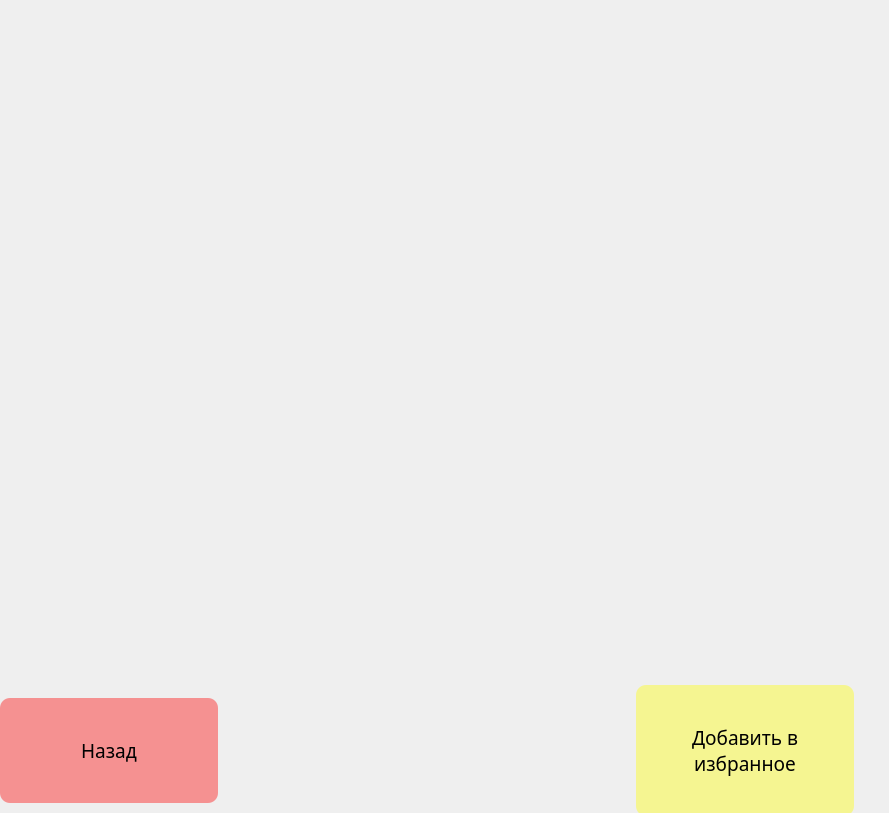
<?xml version="1.0" encoding="UTF-8"?>
<ui version="4.0">
 <class>AltWidget</class>
 <widget class="QWidget" name="AltWidget">
  <property name="geometry">
   <rect>
    <x>0</x>
    <y>0</y>
    <width>889</width>
    <height>813</height>
   </rect>
  </property>
  <property name="windowTitle">
   <string>alt</string>
  </property>
  <widget class="QWidget" name="layoutWidget">
   <property name="geometry">
    <rect>
     <x>0</x>
     <y>0</y>
     <width>854</width>
     <height>816</height>
    </rect>
   </property>
   <property name="font">
    <font>
     <pointsize>14</pointsize>
    </font>
   </property>
   <layout class="QGridLayout" name="gridLayout">
    <property name="horizontalSpacing">
     <number>100</number>
    </property>
    <item row="1" column="2">
     <widget class="QPushButton" name="top_next">
      <property name="font">
       <font>
        <pointsize>64</pointsize>
       </font>
      </property>
      <property name="styleSheet">
       <string notr="true">padding: 25;
outline: none;
border: none;</string>
      </property>
      <property name="text">
       <string/>
      </property>
      <property name="iconSize">
       <size>
        <width>300</width>
        <height>300</height>
       </size>
      </property>
     </widget>
    </item>
    <item row="0" column="1">
     <widget class="QPushButton" name="glasses">
      <property name="font">
       <font>
        <pointsize>64</pointsize>
       </font>
      </property>
      <property name="styleSheet">
       <string notr="true">padding: 25;
outline: none;
border: none;</string>
      </property>
      <property name="text">
       <string/>
      </property>
      <property name="iconSize">
       <size>
        <width>200</width>
        <height>150</height>
       </size>
      </property>
     </widget>
    </item>
    <item row="5" column="2">
     <widget class="QPushButton" name="shoes_next">
      <property name="font">
       <font>
        <pointsize>64</pointsize>
       </font>
      </property>
      <property name="styleSheet">
       <string notr="true">padding: 25;
outline: none;
border: none;</string>
      </property>
      <property name="text">
       <string/>
      </property>
      <property name="iconSize">
       <size>
        <width>300</width>
        <height>300</height>
       </size>
      </property>
     </widget>
    </item>
    <item row="0" column="0">
     <widget class="QPushButton" name="glasses_prev">
      <property name="font">
       <font>
        <pointsize>64</pointsize>
       </font>
      </property>
      <property name="styleSheet">
       <string notr="true">padding: 25;
outline: none;
border: none;</string>
      </property>
      <property name="text">
       <string/>
      </property>
      <property name="iconSize">
       <size>
        <width>300</width>
        <height>300</height>
       </size>
      </property>
     </widget>
    </item>
    <item row="1" column="0">
     <widget class="QPushButton" name="top_prev">
      <property name="font">
       <font>
        <pointsize>64</pointsize>
       </font>
      </property>
      <property name="styleSheet">
       <string notr="true">padding: 25;
outline: none;
border: none;</string>
      </property>
      <property name="text">
       <string/>
      </property>
      <property name="iconSize">
       <size>
        <width>300</width>
        <height>300</height>
       </size>
      </property>
     </widget>
    </item>
    <item row="5" column="0">
     <widget class="QPushButton" name="shoes_prev">
      <property name="font">
       <font>
        <pointsize>64</pointsize>
       </font>
      </property>
      <property name="styleSheet">
       <string notr="true">padding: 25;
outline: none;
border: none;</string>
      </property>
      <property name="text">
       <string/>
      </property>
      <property name="iconSize">
       <size>
        <width>300</width>
        <height>300</height>
       </size>
      </property>
     </widget>
    </item>
    <item row="3" column="0">
     <widget class="QPushButton" name="bot_prev">
      <property name="font">
       <font>
        <pointsize>64</pointsize>
       </font>
      </property>
      <property name="styleSheet">
       <string notr="true">padding: 25;
outline: none;
border: none;</string>
      </property>
      <property name="text">
       <string/>
      </property>
      <property name="iconSize">
       <size>
        <width>300</width>
        <height>300</height>
       </size>
      </property>
     </widget>
    </item>
    <item row="5" column="1">
     <widget class="QPushButton" name="shoes">
      <property name="sizePolicy">
       <sizepolicy hsizetype="Minimum" vsizetype="Fixed">
        <horstretch>0</horstretch>
        <verstretch>100</verstretch>
       </sizepolicy>
      </property>
      <property name="font">
       <font>
        <pointsize>64</pointsize>
       </font>
      </property>
      <property name="styleSheet">
       <string notr="true">padding: 25;
outline: none;
border: none;</string>
      </property>
      <property name="text">
       <string/>
      </property>
      <property name="iconSize">
       <size>
        <width>200</width>
        <height>200</height>
       </size>
      </property>
     </widget>
    </item>
    <item row="2" column="0">
     <widget class="QPushButton" name="belt_prev">
      <property name="font">
       <font>
        <pointsize>64</pointsize>
       </font>
      </property>
      <property name="styleSheet">
       <string notr="true">padding: 25;
outline: none;
border: none;</string>
      </property>
      <property name="text">
       <string/>
      </property>
      <property name="iconSize">
       <size>
        <width>300</width>
        <height>300</height>
       </size>
      </property>
     </widget>
    </item>
    <item row="0" column="2">
     <widget class="QPushButton" name="glasses_next">
      <property name="font">
       <font>
        <pointsize>64</pointsize>
       </font>
      </property>
      <property name="styleSheet">
       <string notr="true">padding: 25;
outline: none;
border: none;</string>
      </property>
      <property name="text">
       <string/>
      </property>
      <property name="iconSize">
       <size>
        <width>300</width>
        <height>300</height>
       </size>
      </property>
     </widget>
    </item>
    <item row="3" column="1">
     <widget class="QPushButton" name="bot">
      <property name="font">
       <font>
        <pointsize>64</pointsize>
       </font>
      </property>
      <property name="styleSheet">
       <string notr="true">padding: 25;
outline: none;
border: none;</string>
      </property>
      <property name="text">
       <string/>
      </property>
      <property name="iconSize">
       <size>
        <width>300</width>
        <height>300</height>
       </size>
      </property>
     </widget>
    </item>
    <item row="2" column="2">
     <widget class="QPushButton" name="belt_next">
      <property name="font">
       <font>
        <pointsize>64</pointsize>
       </font>
      </property>
      <property name="styleSheet">
       <string notr="true">padding: 25;
outline: none;
border: none;</string>
      </property>
      <property name="text">
       <string/>
      </property>
      <property name="iconSize">
       <size>
        <width>300</width>
        <height>300</height>
       </size>
      </property>
     </widget>
    </item>
    <item row="3" column="2">
     <widget class="QPushButton" name="bot_next">
      <property name="font">
       <font>
        <pointsize>64</pointsize>
       </font>
      </property>
      <property name="styleSheet">
       <string notr="true">padding: 25;
outline: none;
border: none;</string>
      </property>
      <property name="text">
       <string/>
      </property>
      <property name="iconSize">
       <size>
        <width>300</width>
        <height>300</height>
       </size>
      </property>
     </widget>
    </item>
    <item row="1" column="1">
     <widget class="QPushButton" name="top">
      <property name="font">
       <font>
        <pointsize>64</pointsize>
       </font>
      </property>
      <property name="styleSheet">
       <string notr="true">padding: 25;
outline: none;
border: none;</string>
      </property>
      <property name="text">
       <string/>
      </property>
      <property name="iconSize">
       <size>
        <width>300</width>
        <height>250</height>
       </size>
      </property>
     </widget>
    </item>
    <item row="2" column="1">
     <widget class="QPushButton" name="belt">
      <property name="maximumSize">
       <size>
        <width>16777215</width>
        <height>16777215</height>
       </size>
      </property>
      <property name="font">
       <font>
        <pointsize>64</pointsize>
       </font>
      </property>
      <property name="styleSheet">
       <string notr="true">padding: 25;
outline: none;
border: none;</string>
      </property>
      <property name="text">
       <string/>
      </property>
      <property name="iconSize">
       <size>
        <width>200</width>
        <height>200</height>
       </size>
      </property>
     </widget>
    </item>
    <item row="6" column="2">
     <widget class="QPushButton" name="favourites">
      <property name="font">
       <font>
        <family>Rockwell</family>
        <pointsize>14</pointsize>
       </font>
      </property>
      <property name="styleSheet">
       <string notr="true">QPushButton{
padding: none;
border: transparent solid;
background-color: rgba(255, 255, 0,100);
border-radius: 10%;

}
QPushButton:hover{
background-color: rgba(90,90,90,100);
}</string>
      </property>
      <property name="text">
       <string>Добавить в 
избранное</string>
      </property>
     </widget>
    </item>
    <item row="6" column="0">
     <widget class="QPushButton" name="back">
      <property name="font">
       <font>
        <family>Rockwell</family>
        <pointsize>14</pointsize>
       </font>
      </property>
      <property name="styleSheet">
       <string notr="true">QPushButton{
padding: none;
border: transparent solid;
background-color: rgba(255, 0, 0,100);
border-radius: 10%;

}
QPushButton:hover{
background-color: rgba(90,90,90,100);
}</string>
      </property>
      <property name="text">
       <string>Назад</string>
      </property>
     </widget>
    </item>
   </layout>
  </widget>
 </widget>
 <resources/>
 <connections/>
</ui>
